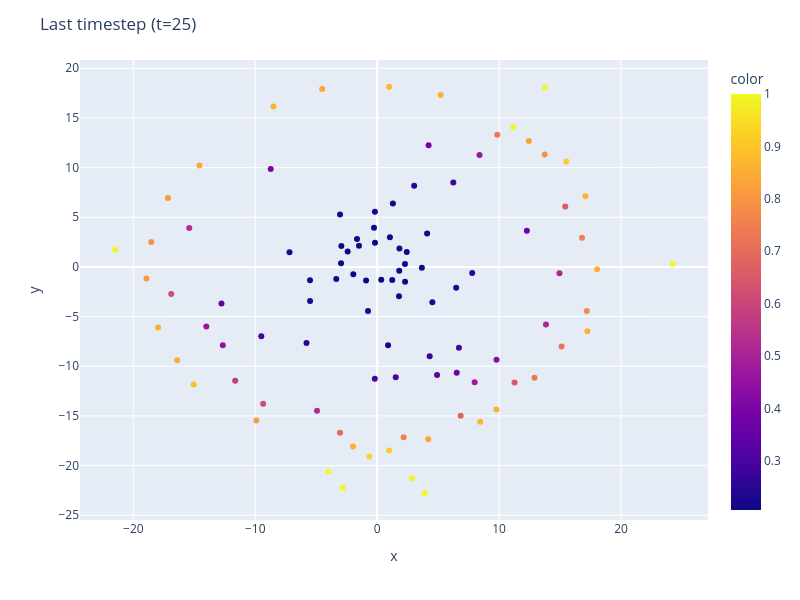

Write notebook code for a chart like this one.
### Code cell
# Load ABM data
import pandas as pd
import glob

# Parameters
sim_id = 45  # Change this to load different simulation

# Find all files with 0 percent noise for specific simulation
file_pattern = f'../data/ABM_Coordinates/simID{sim_id}_*_0percentNoise.csv'
files = sorted(glob.glob(file_pattern))

# Load and stack all timesteps
all_timesteps = []
for file in files:
    df = pd.read_csv(file)
    # Filter for macrophages and extract coordinates + oxygen
    macrophage_data = df[df['PointType'] == 'Macrophage'][['x', 'y', 'Oxygen']].values  # shape: (n_points, 3)
    all_timesteps.append(macrophage_data)

# Stack into [t, n, 3] array
data = np.stack(all_timesteps, axis=0)  # shape: (t, n, 3)
true_oxygen = data[:, :, 2]  # shape: (t, n)
data = data[:, :, :2]  # Keep only x and y coordinates, shape: (t, n, 2)
print(f"Loaded position data shape: {data.shape}")
print(f"Loaded oxygen data shape: {true_oxygen.shape}")

# Create visualization for the last timestep
fig = px.scatter(x=data[-1, :, 0], 
                 y=data[-1, :, 1], 
                 color=true_oxygen[-1])
fig.update_layout(width=800, height=600, title=f"Last timestep (t={len(data)-1})")
fig.show()

### Figure 1 — Plotly figure (JSON) as saved in the notebook; plotly's stock layout.template omitted (floating-point values rounded to 4 significant figures)
{"data": [{"hovertemplate": "x=%{x}<br>y=%{y}<br>color=%{marker.color}<extra></extra>", "legendgroup": "", "marker": {"color": [0.2497, 0.5263, 0.4034, 0.7464, 0.2061, 0.2287, 0.7364, 0.2304, 0.2077, 0.8199, 0.8428, 0.8093, 0.207, 0.8595, 0.7187, 0.2084, 0.8621, 0.8523, 0.2122, 0.276, 1.0, 0.2948, 0.7936, 0.3765, 0.2099, 0.8729, 0.2453, 0.3445, 0.39, 1.0, 1.0, 0.2178, 0.8513, 0.912, 0.2126, 0.2079, 0.2193, 0.8385, 0.2991, 0.216, 0.6584, 0.2208, 1.0, 0.2212, 0.2223, 0.8701, 0.2084, 0.8896, 0.8639, 0.4662, 0.7316, 0.467, 0.2083, 0.8582, 0.2178, 1.0, 0.3064, 0.2349, 0.7497, 0.6807, 0.5181, 0.2097, 0.2112, 0.5244, 0.798, 0.2097, 0.5697, 0.9121, 0.826, 0.2075, 1.0, 0.4763, 0.2184, 0.7764, 0.221, 0.5148, 0.2107, 0.4495, 0.8333, 0.8642, 0.9352, 0.3812, 0.8126, 0.7023, 0.6503, 0.2389, 1.0, 0.8707, 0.4306, 0.8552, 0.2087, 0.6188, 0.3044, 0.6158, 0.2085, 0.2105, 0.2889, 0.3547, 0.2421, 0.993], "coloraxis": "coloraxis", "symbol": "circle"}, "mode": "markers", "name": "", "orientation": "v", "showlegend": false, "type": "scatter", "x": [-5.797, -15.41, -8.733, 2.171, -1.492, -7.19, 9.847, 4.526, 0.3306, -9.912, -14.57, -17.16, -0.1807, 17.24, 15.12, -1.958, -17.97, -1.981, 2.289, 4.305, -4.004, 6.704, 13.73, 6.524, 2.28, 8.451, 7.792, 4.911, 4.216, -21.49, 2.852, -0.1861, -16.4, 0.9757, -3.355, -1.656, -5.508, -4.511, -9.502, 1.79, 15.42, -3.046, 13.74, 1.286, -5.506, 0.9842, 1.236, -15.05, -8.505, 8.396, 12.9, -14.01, -0.9105, 9.774, 3.664, 3.883, 1.522, 0.8932, 16.8, 6.849, 14.95, 1.045, -0.2617, -4.936, -18.53, -2.963, -11.64, 15.52, 12.44, -2.421, -2.821, 7.993, -0.7518, 17.19, 4.095, 13.84, 2.423, -12.66, 4.188, 5.202, -0.6444, 12.28, -18.92, -3.052, 11.27, 6.478, 24.25, 17.07, 9.788, 18.04, 1.823, -16.89, -0.1938, -9.351, 1.808, -2.939, 6.243, -12.77, 3.034, 11.16], "xaxis": "x", "y": [-7.655, 3.925, 9.866, -17.16, 2.129, 1.467, 13.32, -3.548, -1.299, -15.45, 10.2, 6.945, 2.437, -6.482, -8.014, -0.7434, -6.089, -18.08, -1.484, -8.994, -20.6, -8.126, 11.33, -10.64, 0.2958, -15.59, -0.6037, -10.88, 12.26, 1.727, -21.28, 5.547, -9.396, -18.47, -1.216, 2.82, -1.346, 17.91, -6.979, -2.949, 6.094, 5.284, 18.09, 6.377, -3.428, 18.14, -1.31, -11.84, 16.15, 11.28, -11.17, -5.993, -1.372, -14.36, -0.09256, -22.78, -11.11, -7.883, 2.927, -14.98, -0.6317, 2.99, 3.95, -14.48, 2.52, 0.3764, -11.45, 10.62, 12.68, 1.566, -22.22, -11.6, -4.431, -4.444, 3.357, -5.802, 1.508, -7.886, -17.35, 17.31, -19.08, 3.64, -1.153, -16.69, -11.64, -2.102, 0.3095, 7.124, -9.339, -0.2286, 1.862, -2.734, -11.27, -13.77, -0.3889, 2.099, 8.503, -3.682, 8.171, 14.07], "yaxis": "y"}], "layout": {"coloraxis": {"colorbar": {"title": {"text": "color"}}, "colorscale": [[0, "#0d0887"], [0.1111, "#46039f"], [0.2222, "#7201a8"], [0.3333, "#9c179e"], [0.4444, "#bd3786"], [0.5556, "#d8576b"], [0.6667, "#ed7953"], [0.7778, "#fb9f3a"], [0.8889, "#fdca26"], [1, "#f0f921"]]}, "height": 600, "legend": {"tracegroupgap": 0}, "margin": {"t": 60}, "title": {"text": "Last timestep (t=25)"}, "width": 800, "xaxis": {"anchor": "y", "domain": [0, 1], "title": {"text": "x"}}, "yaxis": {"anchor": "x", "domain": [0, 1], "title": {"text": "y"}}}}
